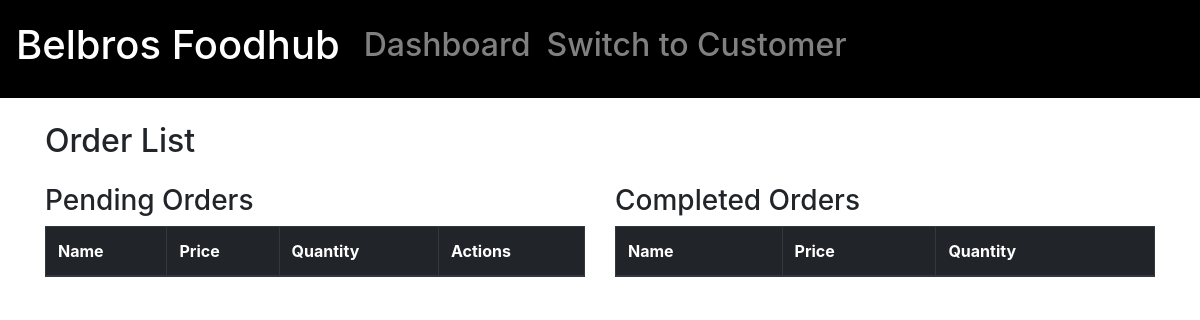
Page /inventory/new_order/ on the earlier database version.
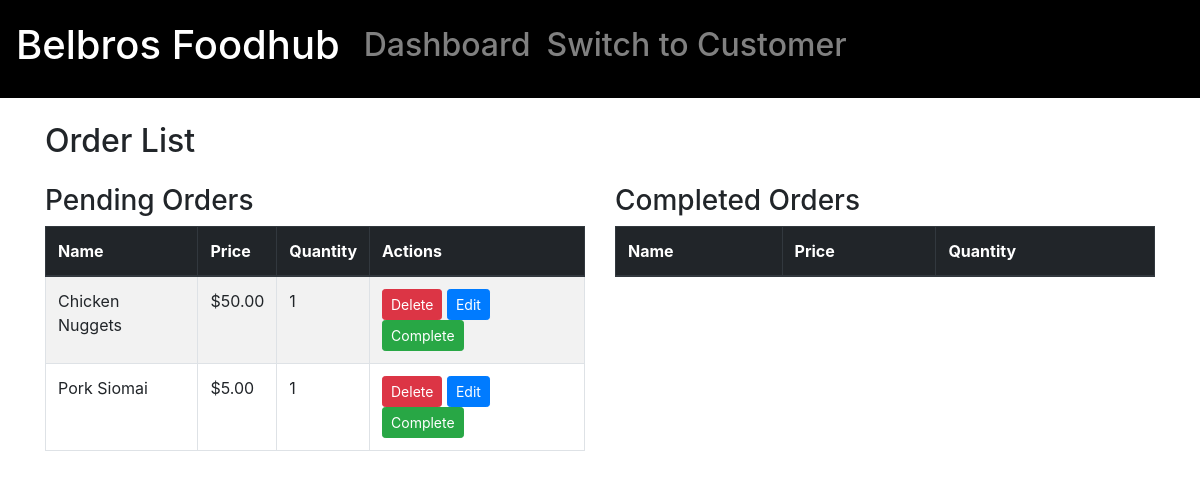
Same page on the later database version.
### customer/models.py (models this page shows, shortened)
class CartItem(models.Model):
    name = models.CharField(max_length=255)
    price = models.DecimalField(max_digits=10, decimal_places=2, null=True, blank=True)
    quantity = models.IntegerField()
    is_completed = models.BooleanField(default=False)  # Added to track if the cart item is completed

### inventory/views.py (the view)
# urls.py: path('new_order/', views.new_order, name='new_order'),
def new_order(request):
    orders = CartItem.objects.all()
    return render(request, 'inventory/new_orders.html', {'orders': orders})

### inventory/templates/inventory/new_orders.html (shortened to what this page needs)
{% extends 'inventory/main.html' %}
{% load static %}
{% block content %}
<div class="container mt-4">
    <h2 class="mb-4">Order List</h2>
    <div class="row">
        <div class="col-md-6">
            <h3>Pending Orders</h3>
            <div class="table-responsive">
                <table class="table table-striped table-bordered">
                    <thead class="thead-dark">
                        <tr>
                            <th>Name</th>
                            <th>Price</th>
                            <th>Quantity</th>
                            <th>Actions</th>
                        </tr>
                    </thead>
                    <tbody>
                        {% for order in orders %}
                        {% if not order.is_completed %}
                        <tr id="order_{{ order.id }}">
                            <td>{{ order.name }}</td>
                            <td>${{ order.price }}</td>
                            <td>{{ order.quantity }}</td>
                            <td>
                                <button class="btn btn-danger btn-sm" onclick="deleteOrder('{{ order.id }}')">Delete</button>
                                <button class="btn btn-primary btn-sm" onclick="editOrder('{{ order.id }}')">Edit</button>
                                <button class="btn btn-success btn-sm" onclick="completeOrder('{{ order.id }}')">Complete</button>
                            </td>
                        </tr>
                        {% endif %}
                        {% endfor %}
                    </tbody>
                </table>
            </div>
        </div>
        <div class="col-md-6">
            <h3>Completed Orders</h3>
            <div class="table-responsive">
                <table class="table table-striped table-bordered">
                    <thead class="thead-dark">
                        <tr>
                            <th>Name</th>
                            <th>Price</th>
                            <th>Quantity</th>
                        </tr>
                    </thead>
                </table>
            </div>
        </div>
    </div>
</div>
{% endblock %}

Differences in the rows shown:
added CartItem: name "Chicken Nuggets", price "50.00", quantity "1"
added CartItem: name "Pork Siomai", price "5.00", quantity "1"
